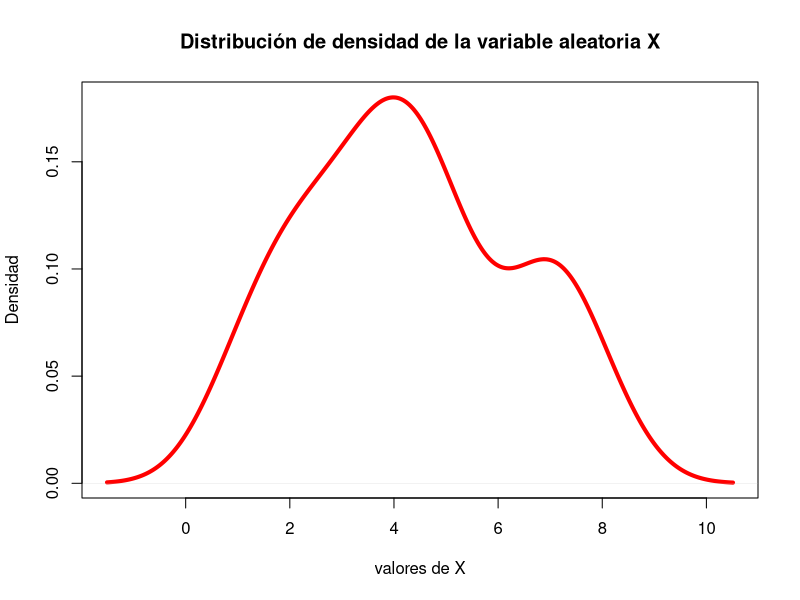

Recreate this plot in R.
## ---- chunk 1
x<- sample(1:8,50,replace = TRUE)
## ---- chunk 2
plot(density(x), main="Distribución de densidad de la variable aleatoria X", xlab="valores de X", ylab="Densidad", lwd=4, col="red")

